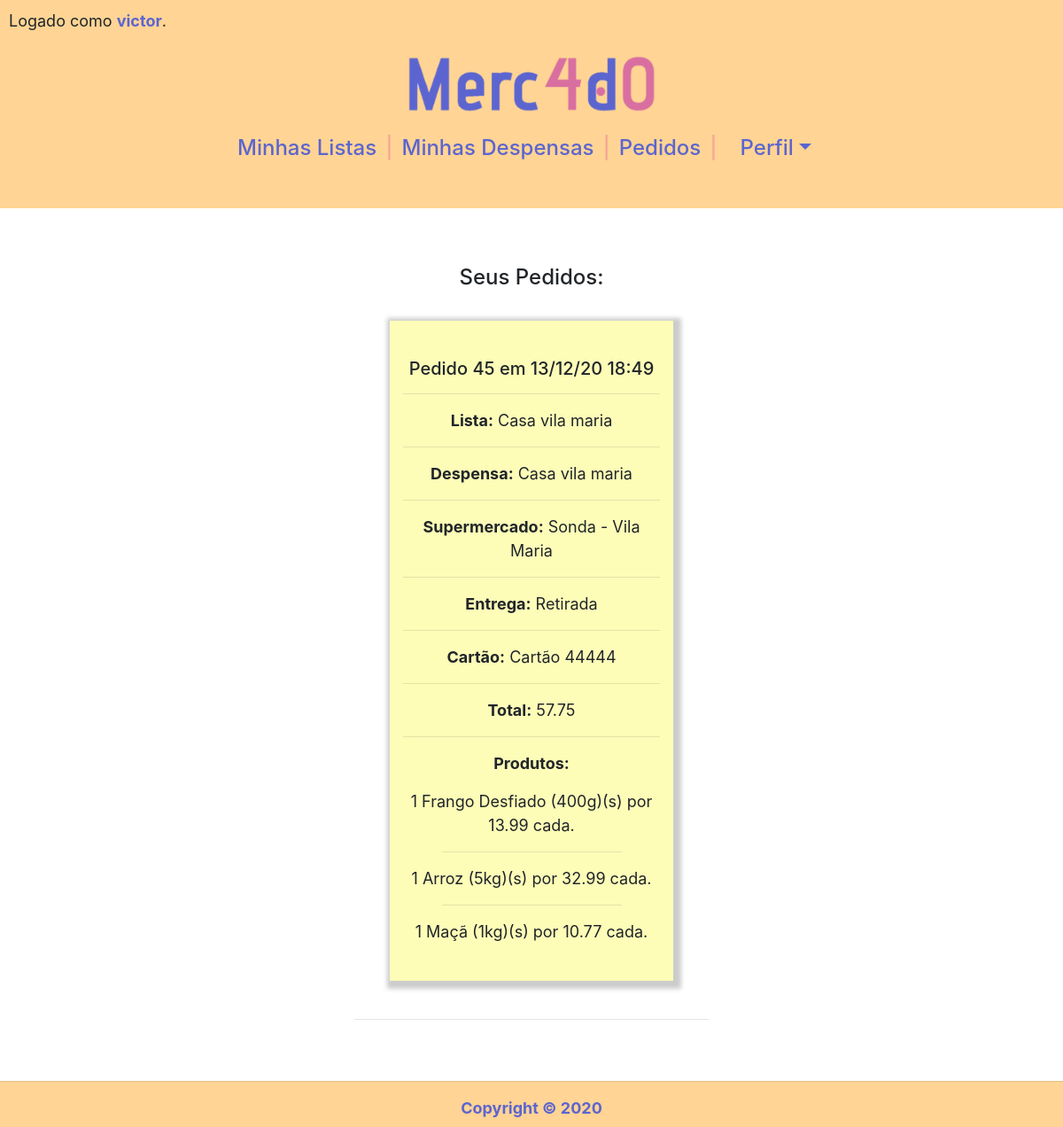
/historico (signed in), run on an earlier commit of the app's database.
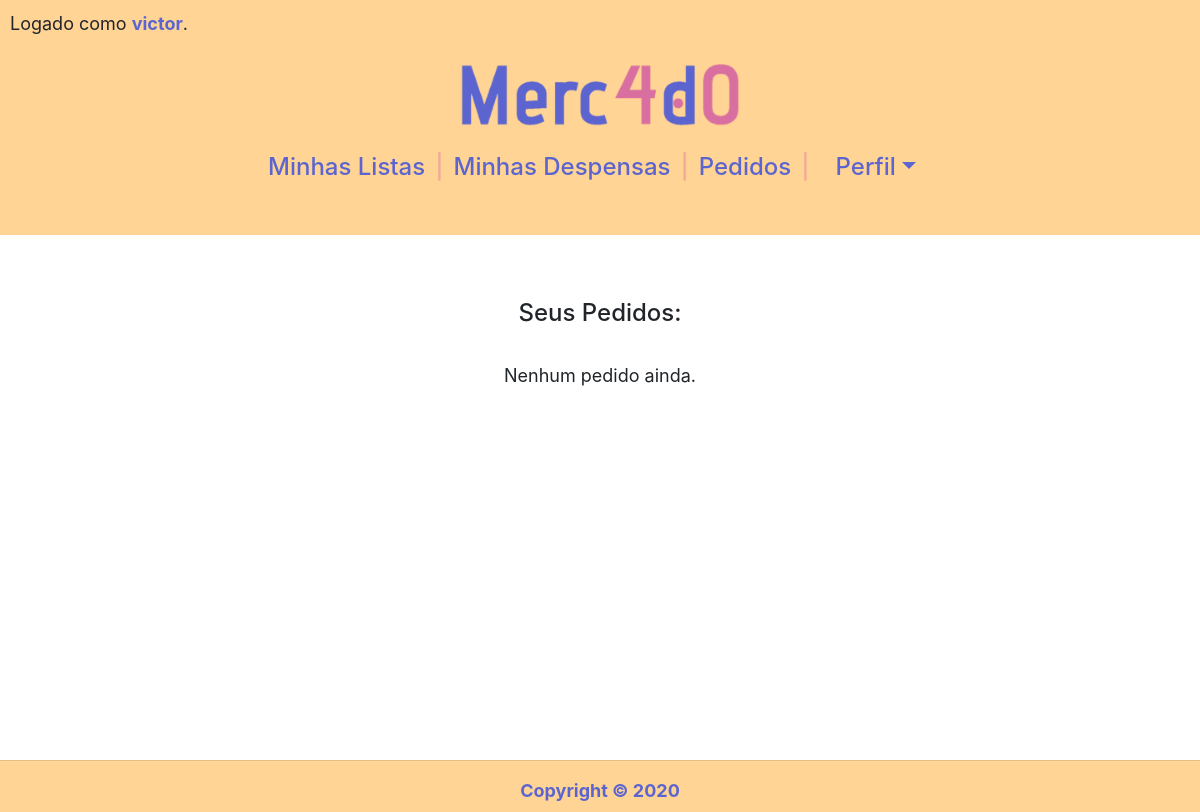
And on a later commit of the database.
### compras/models.py (models this page shows, shortened)
class Usuario(AbstractUser):
    cpf = models.CharField(max_length=11)

class Historico(models.Model):
    lista =  models.CharField(max_length=50)
    acompanhamento =  models.CharField(max_length=50, blank=True)
    supermercado = models.CharField(max_length=100)
    cartao = models.CharField(max_length=20)
    endereco = models.CharField(max_length=500)
    data = models.DateTimeField(default=timezone.now)
    total = models.DecimalField(max_digits=10, decimal_places=2)
    usuario = models.ForeignKey(Usuario,
                                on_delete=models.CASCADE,
                                related_name="historicos")

class ProdutoHistorico(models.Model):
    historico = models.ForeignKey(Historico, on_delete=models.CASCADE, related_name="produtos")
    produto = models.CharField(max_length=50)
    quantidade = models.PositiveIntegerField()
    preco = models.DecimalField(max_digits=10, decimal_places=2)

### compras/views.py (the view)
# urls.py: path("historico", views.historico, name="historico"),
@login_required(login_url='login')
def historico(request):
    if request.method == "GET":
        return render(request, "compras/historico.html",{
            'historicos': Historico.objects.filter(usuario=request.user).reverse()
        })
    else:
        return render(request, "compras/historico.html")

### compras/templates/compras/historico.html
{% extends "compras/layout.html" %}
{% block body %}
<h4>Seus Pedidos:</h4>
<br>
<ul>
{% for historico in historicos reversed %}
    <div class='center_box' >
    <div class="box_padrao" style="background-color: rgb(253, 253, 184); border-radius: 0%;">
    <li>
        <br>
        <b><h5>Pedido {{ historico.id }} em {{ historico.data|date:"d/m/y H:i" }}</h5></b>
        <hr>
        <p><b>Lista:</b> {{ historico.lista }}</p>
        <hr>
        <p><b>Despensa:</b> {{ historico.acompanhamento }}</p>
        <hr>
        <p><b>Supermercado:</b> {{ historico.supermercado }}</p>
        <hr>
        <p><b>Entrega:</b> {{ historico.endereco }}</p>
        <hr>
        <p><b>Cartão:</b> {{ historico.cartao }}</p>
        <hr>
        <p><b>Total:</b> {{ historico.total }}</p>
        <hr>
        <p><b>Produtos:</b></p>
        <ul>
            {% for item in historico.produtos.all %}
                {% if forloop.counter0 > 0 %}
                <hr style="width:70%">
                {% endif %}
                <li>{{ item.quantidade }} {{ item.produto }}(s) por {{ item.preco }} cada.</li>
            {% endfor %}
        </ul>
        <br>
    </li>
    </div>
    </div>
    <br><hr><br>
{% empty %}
    <p">Nenhum pedido ainda.</p>
{% endfor %}
</ul>
{% endblock %}

### compras/templates/compras/layout.html (shortened to what this page needs)
{% load static %}
<!DOCTYPE html>
<html lang="en">
<head>
    <link rel="stylesheet" href="https://cdn.jsdelivr.net/npm/bootstrap@4.5.3/dist/css/bootstrap.min.css">
    <link rel="stylesheet" href="{% static 'compras/styles.css' %}">
    <link rel="stylesheet" href="https://cdn.jsdelivr.net/npm/bootstrap-select@1.13.14/dist/css/bootstrap-select.min.css">
</head>
<body>
    <main>
        <header>
        <section>
            {% if user.is_authenticated %}
            <p>Logado como <a id="username" href="{% url 'conta' %}">{{ user.username }}</a>.</p>
            {% else %}
            <p style="color:transparent;">eduardo</p>
            {% endif %}
        </section>
        <h1><a href="{% url 'index' %}"> <img src="{%  static 'compras/LogoMerc4d0.png' %}" id="LogoMerc4d0"></a></h1>
        <h4>
            <nav id=navegacao-principal>
                <ul>
                    {% if not user.is_authenticated %}
                    <li><a href="{% url 'login' %}">Login</a></li>
                    <span>|</span>
                    <li><a href="{% url 'registrar' %}">Registrar-se</a></li>
                    {% else %}
                    <li><a href="{% url 'index' %}">Minhas Listas</a></li>
                    <span>|</span>
                    <li><a href="{% url 'acompanhamentos' %}">Minhas Despensas</a></li>
                    <span>|</span>
                    <li><a href="{% url 'pedidos' %}">Pedidos</a></li>
                    <span>|</span>
                    <li class="nav-item dropdown">
                        <a class="nav-link dropdown-toggle" data-toggle="dropdown" role="button" aria-expanded="false">Perfil</a>
                    </li>
                    {% endif %}
                </ul>
            </nav>
        </h4>
        <br>
        </header>
        <br>
        <br>
        <div class="conteudo">
        {% block body %}
        {% endblock %}
        </div>
    </main>
    <footer >
        <hr>
        Copyright &copy; 2020
    </footer>
</body>
</html>

### compras/static/compras/styles.css (style rules this page uses)
:root { --primary-color: #5c65cf; --secondary-color: #d96fa0; --primary-background: #fffaea; --secondary-background: #f4a896; --tertiary-background: #ffd494; --nav-background:#ffd494; font-family: Montserrat, sans-serif; font-size: 16px; line-height: 1.5em; }
body { font-size: large; height: 100%; min-height: 500px; padding: 0px; }
.conteudo { padding: 10px; }
main { min-height: 93vh; }
section { text-align: left; }
a#username { color: var(--primary-color); font-weight: bold; }
nav#navegacao-principal { justify-content : center; color: var(--primary-color); display: flex; flex-direction: row; }
nav#navegacao-principal ul { margin: 0; padding: 0; }
nav#navegacao-principal li { display: inline-block; padding: 10px; }
a { color: var(--primary-color); }
span { color: var(--secondary-background); }
img#LogoMerc4d0 { width: 280px; }
body { overflow-x: auto; text-align: center; }
body img { max-width: 100%; }
ul { list-style-type: none; display: table; margin: 0 auto; padding: 0; }
footer { clear: both; position: relative; height: 52px; background-color: var(--nav-background); color: var(--primary-color); font-weight: bold; }
body header { background-color:var(--nav-background); padding: 0px; }
header p { padding: 10px; }

What changed in the data, as far as the page shows it:
removed Historico: id "45", data "13/12/20 18:49", lista "Casa vila maria", acompanhamento "Casa vila maria", supermercado "Sonda - Vila Maria", endereco "Retirada", cartao "Cartão 44444", total "57.75"
removed ProdutoHistorico: quantidade "1", produto "Frango Desfiado (400g)", preco "13.99"
removed ProdutoHistorico: quantidade "1", produto "Arroz (5kg)", preco "32.99"
removed ProdutoHistorico: quantidade "1", produto "Maçã (1kg)", preco "10.77"
Also different on the page:
text now shown: "Nenhum pedido ainda."
